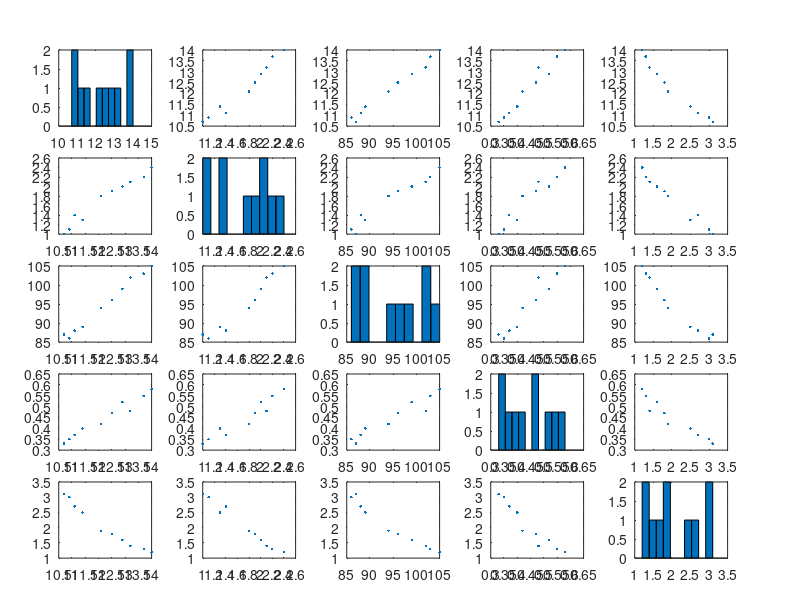

This chart was generated by the following MATLAB code: (Note: this script raises an error after producing the figure.)
%% PCA on Flight Performance Data
% This script performs PCA on a 10x5 dataset representing test flight 
% metrics.
% Variables:
%   1. Air Speed (m/s)
%   2. Climb Rate (m/s)
%   3. Power Consumption (W)
%   4. Vibration Amplitude (m/s^2)
%   5. Yaw Rate Stability Error (deg/s)
clc, clear, close all

% Flight Test Dataset
X = [12.1 1.8 94  0.42 1.9;
     11.4 1.3 89  0.40 2.5;
     13.2 2.1 102 0.48 1.4;
     12.9 2.0 99  0.52 1.6;
     10.7 1.0 87  0.33 3.1;
     14.0 2.4 105 0.58 1.2;
     13.7 2.2 103 0.55 1.3;
     11.1 1.4 88  0.37 2.7;
     12.5 1.9 96  0.47 1.8;
     10.9 1.1 86  0.35 3.0];

varNames = ["Air Speed (m/s)","Climb Rate (m/s)","Power (W)", ...
            "Vibration (m/s^2)","Yaw Error (deg/s)"];

%% PART A: Labeled Raw Data Plot (Pairwise)
figure;
[H,AX,BigAx] = plotmatrix(X);

% Label each small axis with variable names
for i = 1:length(varNames)
    AX(i,1).YLabel.String = varNames(i);
    AX(end,i).XLabel.String = varNames(i);
end

title(BigAx, 'Raw UAV Flight Data (Pairwise Variable Relationships)');

%% PART B: PCA Using SVD
Xc = X - mean(X,1);   % center data
[U,S,V] = svd(Xc,'econ');
Y = U*S;              % PCA scores

% Interpret PC loadings
PC1 = V(:,1);
PC2 = V(:,2);

disp('PC1 Loadings (Aerodynamic Loading Axis):');
disp(PC1);
disp('PC2 Loadings (Stability Error Axis):');
disp(PC2);

%% PART C: PCA Plot With Trend Line 
figure;
scatter(Y(:,1), Y(:,2), 80, 'filled'); hold on;
text(Y(:,1)+0.05, Y(:,2), string(1:10));

%  Least squares fit 
p_raw = polyfit(Y(:,1), Y(:,2), 1);
y_pred_raw = polyval(p_raw, Y(:,1));

% Compute residuals and identify outliers
res = Y(:,2) - y_pred_raw;
MAD = median(abs(res - median(res)));

% Define outlier threshold at 3 standard deviations
thresh = 3 * MAD;
inliers = abs(res - median(res)) < thresh;

% Refit trend line using inliers
x_in = Y(inliers,1);
y_in = Y(inliers,2);

p_final = polyfit(x_in, y_in, 1); 
xline = linspace(min(Y(:,1)), max(Y(:,1)), 200);
yline = polyval(p_final, xline);

% Final trend line plot
plot(xline, yline, 'r-', 'LineWidth', 2);

xlabel('PC1: Aerodynamic Loading / Propulsion Demand');
ylabel('PC2: Stability and Yaw Control Error');
title('Flight Data in PCA Space');
grid on;

% Mark removed outliers
outliers = ~inliers;
plot(Y(outliers,1), Y(outliers,2), 'ko', 'MarkerSize', 10, 'LineWidth', ...
    1.5, 'Color', 'Yellow');

legend('Flight Data','Trend Line (No Outliers)','Outliers','Location', ...
    'best');
